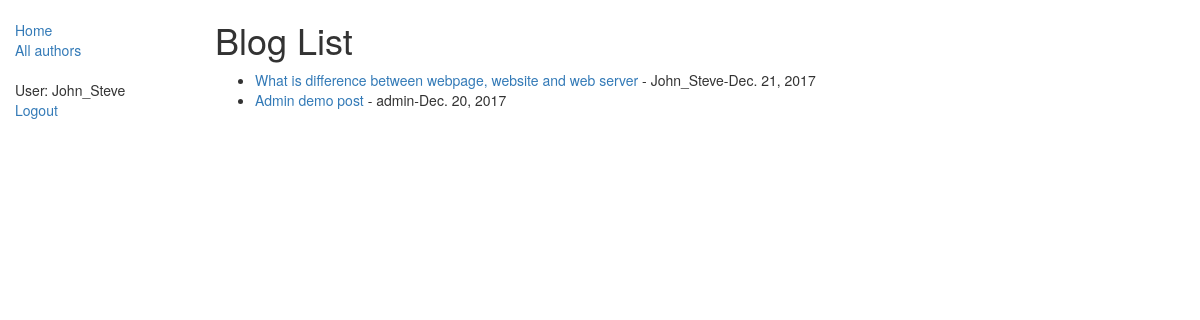
Screenshot of /blog/ (signed in) with the database file from the repository.
### blog/models.py (models this page shows, shortened)
class Blog(models.Model):
    title=models.CharField(max_length=200)
    author=models.ForeignKey('Author',on_delete=models.SET_NULL,null=True)
    content=models.TextField(max_length=5000,help_text='You are only allowed to post charecters')
    pub_date = models.DateField(default=date.today)
    def get_absolute_url(self):
        return reverse('blog-detail',args=[str(self.id)])
    class Meta:
        ordering=['-pub_date']

class Author(models.Model):
    name=models.ForeignKey(User, on_delete=models.SET_NULL,null=True)
    information=models.CharField(max_length=1000)
    def __str__(self):
        return self.name.username

### blog/views.py (the view)
class BlogListView(generic.ListView):
    model = Blog
    paginate_by = 5
    def get_queryset(self):
        return Blog.objects.order_by('-pub_date')
    template_name='blog_list.html'

### blog/templates/blog_list.html (shortened to what this page needs)
<!DOCTYPE html>
<html lang="en">
<head>
</head>
<body>
{% extends "base_generic.html" %}
{% block content %}
    <h1>Blog List</h1>
    {% if blog_list %}
    <ul>
      {% for blog in blog_list %}
      <li>
        <a href="{{ blog.get_absolute_url }}">{{ blog.title }}</a> - {{blog.author}}-{{blog.pub_date}}
      </li>
      {% endfor %}
    </ul>
    {% else %}
      <p>There are no books in the library.</p>
    {% endif %}
{% endblock %}

### blog/templates/base_generic.html (shortened to what this page needs)
<!DOCTYPE html>
<html lang="en">
<head>
    <link rel="stylesheet" href="https://maxcdn.bootstrapcdn.com/bootstrap/3.3.7/css/bootstrap.min.css">
    {% load static %}
    <link rel="stylesheet" href="{% static 'css/style.css' %}">
</head>
<body>
<div class="container-fluid">
    <div class="row">
        <div class="col-sm-2">
            {% block sidebar %}
            <ul class="sidebar-nav">
                <li><a href="{% url 'blogs' %}">Home</a></li>
                <li><a href="{% url 'authors' %}">All authors</a></li>
            </ul>
            {% endblock %}
            <ul class="sidebar-nav">
                {% if user.is_authenticated %}
                <li>User: {{ user.get_username }}</li>
                <li><a href="{% url 'logout'%}?next={{request.path}}">Logout</a></li>
                {% else %}
                <li><a href="{% url 'login'%}?next={{request.path}}">Login</a></li>
                {% endif %}
            </ul>
        </div>
        <div class="col-sm-10 ">
            {% block content %}{% endblock %}
        </div>
    </div>
</div>
</body>
</html>

### blog/static/css/style.css (style rules this page uses)
.sidebar-nav { margin-top: 20px; padding: 0; list-style: none; }

### rows the page displays
Blog: title "What is difference between webpage, website and web server", author "John_Steve", pub_date "Dec. 21, 2017"
Blog: title "Admin demo post", author "admin", pub_date "Dec. 20, 2017"

### other values shown
{{ user.get_username }} "John_Steve"
